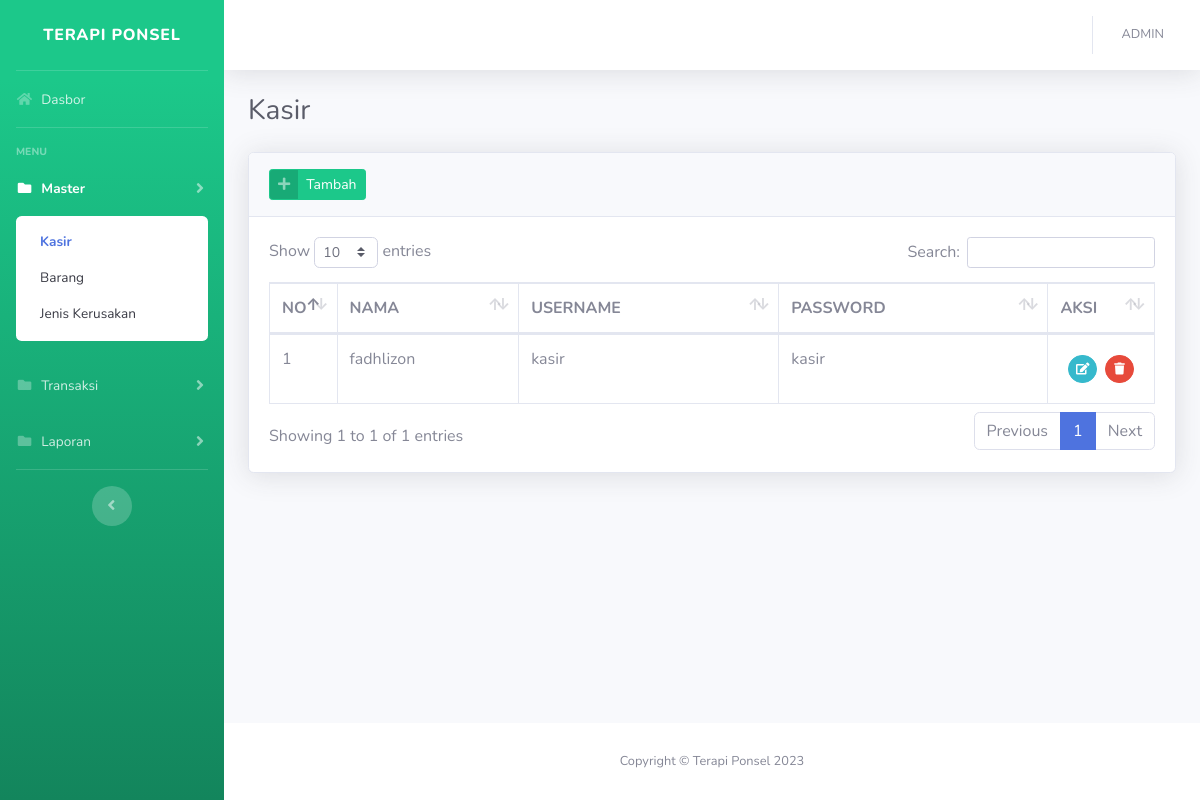
Page /?kasir (signed in) on the committed database.
### tables this page shows
CREATE TABLE `tb_kasir` (
  `id_kasir` int(11) NOT NULL,
  `nama` varchar(50) NOT NULL,
  `username` varchar(30) NOT NULL,
  `password` varchar(30) NOT NULL,
  `role` enum('admin','kasir') NOT NULL
);

### config/function.php (called while the page is built, shortened)
<?php
function encrypt($str)
{
    return base64_encode($str);
}
function base_url()
{
    $base_url = ((isset($_SERVER['HTTPS']) && $_SERVER['HTTPS'] == "on") ? "https" : "http");
    $base_url .= "://" . $_SERVER['HTTP_HOST'];
    $base_url .= str_replace(basename($_SERVER['SCRIPT_NAME']), "", $_SERVER['SCRIPT_NAME']);
    return $base_url;
}
?>

### views/master/kasir.php (the view, shortened to what this page needs)
<div class="container-fluid">
    <div class="d-sm-flex align-items-center justify-content-between mb-4">
        <h1 class="h3 mb-0 text-gray-800">Kasir</h1>
    </div>
    <div class="card shadow mb-4">
        <div class="card-header py-3">
            <a href="#" class="btn btn-success btn-icon-split btn-sm" data-toggle="modal" data-target="#kasirModal"
                onclick="submit('add')">
                <span class="icon text-white-50">
                    <i class="fas fa-plus"></i>
                </span>
                <span class="text">Tambah</span>
            </a>
        </div>
        <div class="card-body">
            <div class="table-responsive">
                <table class="table table-bordered table-hover" id="dataTable" width="100%" cellspacing="0">
                    <thead>
                        <tr>
                            <th width="20">NO</th>
                            <th>NAMA</th>
                            <th>USERNAME</th>
                            <th>PASSWORD</th>
                            <th width="50">AKSI</th>
                        </tr>
                    </thead>
                    <tbody>
                        <?php
                        $n=1;
                        $query = mysqli_query($con,"SELECT * FROM tb_kasir WHERE role = 'kasir' ORDER BY id_kasir DESC")or die(mysqli_error($con));
                        while($row = mysqli_fetch_array($query)):
                        ?>
                        <tr>
                            <td><?= $n++; ?></td>
                            <td><?= $row['nama']; ?></td>
                            <td><?= $row['username']; ?></td>
                            <td><?= $row['password']; ?></td>
                            <td>
                            <div class="d-inline-flex p-2">
                                <a href="#kasirModal" data-toggle="modal" onclick="submit(<?=$row['id_kasir'];?>)"
                                    class="btn btn-sm btn-circle btn-info mr-2"><i class="fas fa-edit"></i></a>
                                <a href="<?=base_url();?>/process/process_kasir.php?act=<?=encrypt('delete');?>&id=<?=encrypt($row['id_kasir']);?>"
                                    class="btn btn-sm btn-circle btn-danger btn-hapus"><i class="fas fa-trash"></i></a>
                            </div></td>
                        </tr>
                        <?php endwhile; ?>
                    </tbody>
                </table>
            </div>
        </div>
    </div>
</div>

### rows in the picture
tb_kasir: nama "fadhlizon", username "kasir", password "kasir"

### other values in the picture
$_SESSION['username'] "ADMIN"
